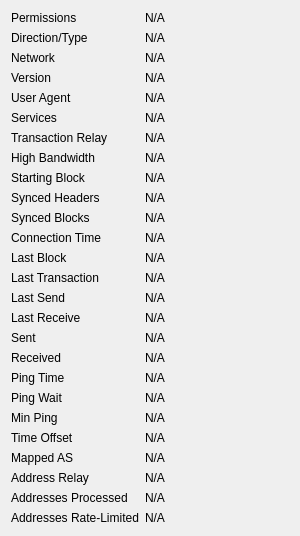
             <widget class="QWidget" name="detailWidget">
              <property name="geometry">
               <rect>
                <x>0</x>
                <y>0</y>
                <width>300</width>
                <height>426</height>
               </rect>
              </property>
              <layout class="QGridLayout" name="gridLayout_2" columnstretch="0,1">
               <item row="0" column="0">
                <widget class="QLabel" name="label_30">
                 <property name="text">
                  <string>Permissions</string>
                 </property>
                </widget>
               </item>
               <item row="0" column="1">
                <widget class="QLabel" name="peerPermissions">
                 <property name="cursor">
                  <cursorShape>IBeamCursor</cursorShape>
                 </property>
                 <property name="text">
                  <string>N/A</string>
                 </property>
                 <property name="textFormat">
                  <enum>Qt::PlainText</enum>
                 </property>
                 <property name="textInteractionFlags">
                  <set>Qt::LinksAccessibleByMouse|Qt::TextSelectableByKeyboard|Qt::TextSelectableByMouse</set>
                 </property>
                </widget>
               </item>
               <item row="1" column="0">
                <widget class="QLabel" name="peerConnectionTypeLabel">
                 <property name="toolTip">
                  <string>The direction and type of peer connection: %1</string>
                 </property>
                 <property name="text">
                  <string>Direction/Type</string>
                 </property>
                </widget>
               </item>
               <item row="1" column="1">
                <widget class="QLabel" name="peerConnectionType">
                 <property name="cursor">
                  <cursorShape>IBeamCursor</cursorShape>
                 </property>
                 <property name="text">
                  <string>N/A</string>
                 </property>
                 <property name="textFormat">
                  <enum>Qt::PlainText</enum>
                 </property>
                 <property name="textInteractionFlags">
                  <set>Qt::LinksAccessibleByMouse|Qt::TextSelectableByKeyboard|Qt::TextSelectableByMouse</set>
                 </property>
                </widget>
               </item>
               <item row="2" column="0">
                <widget class="QLabel" name="peerNetworkLabel">
                 <property name="toolTip">
                  <string>The network protocol this peer is connected through: IPv4, IPv6, Onion, I2P, or CJDNS.</string>
                 </property>
                 <property name="text">
                  <string>Network</string>
                 </property>
                </widget>
               </item>
               <item row="2" column="1">
                <widget class="QLabel" name="peerNetwork">
                 <property name="cursor">
                  <cursorShape>IBeamCursor</cursorShape>
                 </property>
                 <property name="text">
                  <string>N/A</string>
                 </property>
                 <property name="textFormat">
                  <enum>Qt::PlainText</enum>
                 </property>
                 <property name="textInteractionFlags">
                  <set>Qt::LinksAccessibleByMouse|Qt::TextSelectableByKeyboard|Qt::TextSelectableByMouse</set>
                 </property>
                </widget>
               </item>
               <item row="3" column="0">
                <widget class="QLabel" name="label_21">
                 <property name="text">
                  <string>Version</string>
                 </property>
                </widget>
               </item>
               <item row="3" column="1">
                <widget class="QLabel" name="peerVersion">
                 <property name="cursor">
                  <cursorShape>IBeamCursor</cursorShape>
                 </property>
                 <property name="text">
                  <string>N/A</string>
                 </property>
                 <property name="textFormat">
                  <enum>Qt::PlainText</enum>
                 </property>
                 <property name="textInteractionFlags">
                  <set>Qt::LinksAccessibleByMouse|Qt::TextSelectableByKeyboard|Qt::TextSelectableByMouse</set>
                 </property>
                </widget>
               </item>
               <item row="4" column="0">
                <widget class="QLabel" name="label_28">
                 <property name="text">
                  <string>User Agent</string>
                 </property>
                </widget>
               </item>
               <item row="4" column="1">
                <widget class="QLabel" name="peerSubversion">
                 <property name="cursor">
                  <cursorShape>IBeamCursor</cursorShape>
                 </property>
                 <property name="text">
                  <string>N/A</string>
                 </property>
                 <property name="textFormat">
                  <enum>Qt::PlainText</enum>
                 </property>
                 <property name="textInteractionFlags">
                  <set>Qt::LinksAccessibleByMouse|Qt::TextSelectableByKeyboard|Qt::TextSelectableByMouse</set>
                 </property>
                </widget>
               </item>
               <item row="5" column="0">
                <widget class="QLabel" name="label_4">
                 <property name="text">
                  <string>Services</string>
                 </property>
                </widget>
               </item>
               <item row="5" column="1">
                <widget class="QLabel" name="peerServices">
                 <property name="cursor">
                  <cursorShape>IBeamCursor</cursorShape>
                 </property>
                 <property name="text">
                  <string>N/A</string>
                 </property>
                 <property name="textFormat">
                  <enum>Qt::PlainText</enum>
                 </property>
                 <property name="wordWrap">
                  <bool>true</bool>
                 </property>
                 <property name="textInteractionFlags">
                  <set>Qt::LinksAccessibleByMouse|Qt::TextSelectableByKeyboard|Qt::TextSelectableByMouse</set>
                 </property>
                </widget>
               </item>
               <item row="6" column="0">
                <widget class="QLabel" name="peerRelayTxesLabel">
                 <property name="toolTip">
                  <string>Whether we relay transactions to this peer.</string>
                 </property>
                 <property name="text">
                  <string>Transaction Relay</string>
                 </property>
                </widget>
               </item>
               <item row="6" column="1">
                <widget class="QLabel" name="peerRelayTxes">
                 <property name="cursor">
                  <cursorShape>IBeamCursor</cursorShape>
                 </property>
                 <property name="text">
                  <string>N/A</string>
                 </property>
                 <property name="textFormat">
                  <enum>Qt::PlainText</enum>
                 </property>
                 <property name="textInteractionFlags">
                  <set>Qt::LinksAccessibleByMouse|Qt::TextSelectableByKeyboard|Qt::TextSelectableByMouse</set>
                 </property>
                </widget>
               </item>
               <item row="7" column="0">
                <widget class="QLabel" name="peerHighBandwidthLabel">
                 <property name="toolTip">
                  <string>High bandwidth compact block relay: %1</string>
                 </property>
                 <property name="text">
                  <string>High Bandwidth</string>
                 </property>
                </widget>
               </item>
               <item row="7" column="1">
                <widget class="QLabel" name="peerHighBandwidth">
                 <property name="cursor">
                  <cursorShape>IBeamCursor</cursorShape>
                 </property>
                 <property name="text">
                  <string>N/A</string>
                 </property>
                 <property name="textFormat">
                  <enum>Qt::PlainText</enum>
                 </property>
                 <property name="textInteractionFlags">
                  <set>Qt::LinksAccessibleByMouse|Qt::TextSelectableByKeyboard|Qt::TextSelectableByMouse</set>
                 </property>
                </widget>
               </item>
               <item row="8" column="0">
                <widget class="QLabel" name="label_29">
                 <property name="text">
                  <string>Starting Block</string>
                 </property>
                </widget>
               </item>
               <item row="8" column="1">
                <widget class="QLabel" name="peerHeight">
                 <property name="cursor">
                  <cursorShape>IBeamCursor</cursorShape>
                 </property>
                 <property name="text">
                  <string>N/A</string>
                 </property>
                 <property name="textFormat">
                  <enum>Qt::PlainText</enum>
                 </property>
                 <property name="textInteractionFlags">
                  <set>Qt::LinksAccessibleByMouse|Qt::TextSelectableByKeyboard|Qt::TextSelectableByMouse</set>
                 </property>
                </widget>
               </item>
               <item row="9" column="0">
                <widget class="QLabel" name="label_27">
                 <property name="text">
                  <string>Synced Headers</string>
                 </property>
                </widget>
               </item>
               <item row="9" column="1">
                <widget class="QLabel" name="peerSyncHeight">
                 <property name="cursor">
                  <cursorShape>IBeamCursor</cursorShape>
                 </property>
                 <property name="text">
                  <string>N/A</string>
                 </property>
                 <property name="textFormat">
                  <enum>Qt::PlainText</enum>
                 </property>
                 <property name="textInteractionFlags">
                  <set>Qt::LinksAccessibleByMouse|Qt::TextSelectableByKeyboard|Qt::TextSelectableByMouse</set>
                 </property>
                </widget>
               </item>
               <item row="10" column="0">
                <widget class="QLabel" name="label_25">
                 <property name="text">
                  <string>Synced Blocks</string>
                 </property>
                </widget>
               </item>
               <item row="10" column="1">
                <widget class="QLabel" name="peerCommonHeight">
                 <property name="cursor">
                  <cursorShape>IBeamCursor</cursorShape>
                 </property>
                 <property name="text">
                  <string>N/A</string>
                 </property>
                 <property name="textFormat">
                  <enum>Qt::PlainText</enum>
                 </property>
                 <property name="textInteractionFlags">
                  <set>Qt::LinksAccessibleByMouse|Qt::TextSelectableByKeyboard|Qt::TextSelectableByMouse</set>
                 </property>
                </widget>
               </item>
               <item row="11" column="0">
                <widget class="QLabel" name="label_22">
                 <property name="text">
                  <string>Connection Time</string>
                 </property>
                </widget>
               </item>
               <item row="11" column="1">
                <widget class="QLabel" name="peerConnTime">
                 <property name="cursor">
                  <cursorShape>IBeamCursor</cursorShape>
                 </property>
                 <property name="text">
                  <string>N/A</string>
                 </property>
                 <property name="textFormat">
                  <enum>Qt::PlainText</enum>
                 </property>
                 <property name="textInteractionFlags">
                  <set>Qt::LinksAccessibleByMouse|Qt::TextSelectableByKeyboard|Qt::TextSelectableByMouse</set>
                 </property>
                </widget>
               </item>
               <item row="12" column="0">
                <widget class="QLabel" name="peerLastBlockLabel">
                 <property name="toolTip">
                  <string>Elapsed time since a novel block passing initial validity checks was received from this peer.</string>
                 </property>
                 <property name="text">
                  <string>Last Block</string>
                 </property>
                </widget>
               </item>
               <item row="12" column="1">
                <widget class="QLabel" name="peerLastBlock">
                 <property name="cursor">
                  <cursorShape>IBeamCursor</cursorShape>
                 </property>
                 <property name="text">
                  <string>N/A</string>
                 </property>
                 <property name="textFormat">
                  <enum>Qt::PlainText</enum>
                 </property>
                 <property name="textInteractionFlags">
                  <set>Qt::LinksAccessibleByMouse|Qt::TextSelectableByKeyboard|Qt::TextSelectableByMouse</set>
                 </property>
                </widget>
               </item>
               <item row="13" column="0">
                <widget class="QLabel" name="peerLastTxLabel">
                 <property name="toolTip">
                  <string extracomment="Tooltip text for the Last Transaction field in the peer details area.">Elapsed time since a novel transaction accepted into our mempool was received from this peer.</string>
                 </property>
                 <property name="text">
                  <string>Last Transaction</string>
                 </property>
                </widget>
               </item>
               <item row="13" column="1">
                <widget class="QLabel" name="peerLastTx">
                 <property name="cursor">
                  <cursorShape>IBeamCursor</cursorShape>
                 </property>
                 <property name="text">
                  <string>N/A</string>
                 </property>
                 <property name="textFormat">
                  <enum>Qt::PlainText</enum>
                 </property>
                 <property name="textInteractionFlags">
                  <set>Qt::LinksAccessibleByMouse|Qt::TextSelectableByKeyboard|Qt::TextSelectableByMouse</set>
                 </property>
                </widget>
               </item>
               <item row="14" column="0">
                <widget class="QLabel" name="label_15">
                 <property name="text">
                  <string>Last Send</string>
                 </property>
                </widget>
               </item>
               <item row="14" column="1">
                <widget class="QLabel" name="peerLastSend">
                 <property name="cursor">
                  <cursorShape>IBeamCursor</cursorShape>
                 </property>
                 <property name="text">
                  <string>N/A</string>
                 </property>
                 <property name="textFormat">
                  <enum>Qt::PlainText</enum>
                 </property>
                 <property name="textInteractionFlags">
                  <set>Qt::LinksAccessibleByMouse|Qt::TextSelectableByKeyboard|Qt::TextSelectableByMouse</set>
                 </property>
                </widget>
               </item>
               <item row="15" column="0">
                <widget class="QLabel" name="label_19">
                 <property name="text">
                  <string>Last Receive</string>
                 </property>
                </widget>
               </item>
               <item row="15" column="1">
                <widget class="QLabel" name="peerLastRecv">
                 <property name="cursor">
                  <cursorShape>IBeamCursor</cursorShape>
                 </property>
                 <property name="text">
                  <string>N/A</string>
                 </property>
                 <property name="textFormat">
                  <enum>Qt::PlainText</enum>
                 </property>
                 <property name="textInteractionFlags">
                  <set>Qt::LinksAccessibleByMouse|Qt::TextSelectableByKeyboard|Qt::TextSelectableByMouse</set>
                 </property>
                </widget>
               </item>
               <item row="16" column="0">
                <widget class="QLabel" name="label_18">
                 <property name="text">
                  <string>Sent</string>
                 </property>
                </widget>
               </item>
               <item row="16" column="1">
                <widget class="QLabel" name="peerBytesSent">
                 <property name="cursor">
                  <cursorShape>IBeamCursor</cursorShape>
                 </property>
                 <property name="text">
                  <string>N/A</string>
                 </property>
                 <property name="textFormat">
                  <enum>Qt::PlainText</enum>
                 </property>
                 <property name="textInteractionFlags">
                  <set>Qt::LinksAccessibleByMouse|Qt::TextSelectableByKeyboard|Qt::TextSelectableByMouse</set>
                 </property>
                </widget>
               </item>
               <item row="17" column="0">
                <widget class="QLabel" name="label_20">
                 <property name="text">
                  <string>Received</string>
                 </property>
                </widget>
               </item>
               <item row="17" column="1">
                <widget class="QLabel" name="peerBytesRecv">
                 <property name="cursor">
                  <cursorShape>IBeamCursor</cursorShape>
                 </property>
                 <property name="text">
                  <string>N/A</string>
                 </property>
                 <property name="textFormat">
                  <enum>Qt::PlainText</enum>
                 </property>
                 <property name="textInteractionFlags">
                  <set>Qt::LinksAccessibleByMouse|Qt::TextSelectableByKeyboard|Qt::TextSelectableByMouse</set>
                 </property>
                </widget>
               </item>
               <item row="18" column="0">
                <widget class="QLabel" name="label_26">
                 <property name="text">
                  <string>Ping Time</string>
                 </property>
                </widget>
               </item>
               <item row="18" column="1">
                <widget class="QLabel" name="peerPingTime">
                 <property name="cursor">
                  <cursorShape>IBeamCursor</cursorShape>
                 </property>
                 <property name="text">
                  <string>N/A</string>
                 </property>
                 <property name="textFormat">
                  <enum>Qt::PlainText</enum>
                 </property>
                 <property name="textInteractionFlags">
                  <set>Qt::LinksAccessibleByMouse|Qt::TextSelectableByKeyboard|Qt::TextSelectableByMouse</set>
                 </property>
                </widget>
               </item>
               <item row="19" column="0">
                <widget class="QLabel" name="peerPingWaitLabel">
                 <property name="toolTip">
                  <string>The duration of a currently outstanding ping.</string>
                 </property>
                 <property name="text">
                  <string>Ping Wait</string>
                 </property>
                </widget>
               </item>
               <item row="19" column="1">
                <widget class="QLabel" name="peerPingWait">
                 <property name="cursor">
                  <cursorShape>IBeamCursor</cursorShape>
                 </property>
                 <property name="text">
                  <string>N/A</string>
                 </property>
                 <property name="textFormat">
                  <enum>Qt::PlainText</enum>
                 </property>
                 <property name="textInteractionFlags">
                  <set>Qt::LinksAccessibleByMouse|Qt::TextSelectableByKeyboard|Qt::TextSelectableByMouse</set>
                 </property>
                </widget>
               </item>
               <item row="20" column="0">
                <widget class="QLabel" name="peerMinPingLabel">
                 <property name="text">
                  <string>Min Ping</string>
                 </property>
                </widget>
               </item>
               <item row="20" column="1">
                <widget class="QLabel" name="peerMinPing">
                 <property name="cursor">
                  <cursorShape>IBeamCursor</cursorShape>
                 </property>
                 <property name="text">
                  <string>N/A</string>
                 </property>
                 <property name="textFormat">
                  <enum>Qt::PlainText</enum>
                 </property>
                 <property name="textInteractionFlags">
                  <set>Qt::LinksAccessibleByMouse|Qt::TextSelectableByKeyboard|Qt::TextSelectableByMouse</set>
                 </property>
                </widget>
               </item>
               <item row="21" column="0">
                <widget class="QLabel" name="label_timeoffset">
                 <property name="text">
                  <string>Time Offset</string>
                 </property>
                </widget>
               </item>
               <item row="21" column="1">
                <widget class="QLabel" name="timeoffset">
                 <property name="cursor">
                  <cursorShape>IBeamCursor</cursorShape>
                 </property>
                 <property name="text">
                  <string>N/A</string>
                 </property>
                 <property name="textFormat">
                  <enum>Qt::PlainText</enum>
                 </property>
                 <property name="textInteractionFlags">
                  <set>Qt::LinksAccessibleByMouse|Qt::TextSelectableByKeyboard|Qt::TextSelectableByMouse</set>
                 </property>
                </widget>
               </item>
               <item row="22" column="0">
                <widget class="QLabel" name="peerMappedASLabel">
                 <property name="toolTip">
                  <string>The mapped Autonomous System used for diversifying peer selection.</string>
                 </property>
                 <property name="text">
                  <string>Mapped AS</string>
                 </property>
                </widget>
               </item>
               <item row="22" column="1">
                <widget class="QLabel" name="peerMappedAS">
                 <property name="cursor">
                  <cursorShape>IBeamCursor</cursorShape>
                 </property>
                 <property name="text">
                  <string>N/A</string>
                 </property>
                 <property name="textFormat">
                  <enum>Qt::PlainText</enum>
                 </property>
                 <property name="textInteractionFlags">
                  <set>Qt::LinksAccessibleByMouse|Qt::TextSelectableByKeyboard|Qt::TextSelectableByMouse</set>
                 </property>
                </widget>
               </item>
               <item row="23" column="0">
                <widget class="QLabel" name="peerAddrRelayEnabledLabel">
                 <property name="toolTip">
                  <string extracomment="Tooltip text for the Address Relay field in the peer details area, which displays whether we relay addresses to this peer (Yes/No).">Whether we relay addresses to this peer.</string>
                 </property>
                 <property name="text">
                  <string extracomment="Text title for the Address Relay field in the peer details area, which displays whether we relay addresses to this peer (Yes/No).">Address Relay</string>
                 </property>
                </widget>
               </item>
               <item row="23" column="1">
                <widget class="QLabel" name="peerAddrRelayEnabled">
                 <property name="cursor">
                  <cursorShape>IBeamCursor</cursorShape>
                 </property>
                 <property name="text">
                  <string>N/A</string>
                 </property>
                 <property name="textFormat">
                  <enum>Qt::PlainText</enum>
                 </property>
                 <property name="textInteractionFlags">
                  <set>Qt::LinksAccessibleByMouse|Qt::TextSelectableByKeyboard|Qt::TextSelectableByMouse</set>
                 </property>
                </widget>
               </item>
               <item row="24" column="0">
                <widget class="QLabel" name="peerAddrProcessedLabel">
                 <property name="toolTip">
                  <string extracomment="Tooltip text for the Addresses Processed field in the peer details area, which displays the total number of addresses received from this peer that were processed (excludes addresses that were dropped due to rate-limiting).">The total number of addresses received from this peer that were processed (excludes addresses that were dropped due to rate-limiting).</string>
                 </property>
                 <property name="text">
                  <string extracomment="Text title for the Addresses Processed field in the peer details area, which displays the total number of addresses received from this peer that were processed (excludes addresses that were dropped due to rate-limiting).">Addresses Processed</string>
                 </property>
                </widget>
               </item>
               <item row="24" column="1">
                <widget class="QLabel" name="peerAddrProcessed">
                 <property name="cursor">
                  <cursorShape>IBeamCursor</cursorShape>
                 </property>
                 <property name="text">
                  <string>N/A</string>
                 </property>
                 <property name="textFormat">
                  <enum>Qt::PlainText</enum>
                 </property>
                 <property name="textInteractionFlags">
                  <set>Qt::LinksAccessibleByMouse|Qt::TextSelectableByKeyboard|Qt::TextSelectableByMouse</set>
                 </property>
                </widget>
               </item>
               <item row="25" column="0">
                <widget class="QLabel" name="peerAddrRateLimitedLabel">
                 <property name="toolTip">
                  <string extracomment="Tooltip text for the Addresses Rate-Limited field in the peer details area, which displays the total number of addresses received from this peer that were dropped (not processed) due to rate-limiting.">The total number of addresses received from this peer that were dropped (not processed) due to rate-limiting.</string>
                 </property>
                 <property name="text">
                  <string extracomment="Text title for the Addresses Rate-Limited field in the peer details area, which displays the total number of addresses received from this peer that were dropped (not processed) due to rate-limiting.">Addresses Rate-Limited</string>
                 </property>
                </widget>
               </item>
               <item row="25" column="1">
                <widget class="QLabel" name="peerAddrRateLimited">
                 <property name="cursor">
                  <cursorShape>IBeamCursor</cursorShape>
                 </property>
                 <property name="text">
                  <string>N/A</string>
                 </property>
                 <property name="textFormat">
                  <enum>Qt::PlainText</enum>
                 </property>
                 <property name="textInteractionFlags">
                  <set>Qt::LinksAccessibleByMouse|Qt::TextSelectableByKeyboard|Qt::TextSelectableByMouse</set>
                 </property>
                </widget>
               </item>
               <item row="26" column="0">
                <spacer name="verticalSpacer_3">
                 <property name="orientation">
                  <enum>Qt::Vertical</enum>
                 </property>
                 <property name="sizeHint" stdset="0">
                  <size>
                   <width>20</width>
                   <height>40</height>
                  </size>
                 </property>
                </spacer>
               </item>
              </layout>
             </widget>
